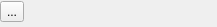
<?xml version="1.0" encoding="UTF-8"?>
<ui version="4.0">
 <class>AttachmentGroupWidget</class>
 <widget class="QWidget" name="AttachmentGroupWidget">
  <property name="geometry">
   <rect>
    <x>0</x>
    <y>0</y>
    <width>217</width>
    <height>27</height>
   </rect>
  </property>
  <property name="windowTitle">
   <string>Form</string>
  </property>
  <layout class="QVBoxLayout" name="verticalLayout" stretch="0,1">
   <property name="spacing">
    <number>0</number>
   </property>
   <property name="margin">
    <number>0</number>
   </property>
   <item>
    <widget class="QToolButton" name="load_more">
     <property name="text">
      <string>...</string>
     </property>
    </widget>
   </item>
   <item>
    <layout class="QVBoxLayout" name="attachment_layout">
     <property name="margin">
      <number>2</number>
     </property>
    </layout>
   </item>
  </layout>
 </widget>
 <resources>
  <include location="resources.qrc"/>
  <include location="../../../../../resources/resources.qrc"/>
 </resources>
 <connections/>
</ui>
